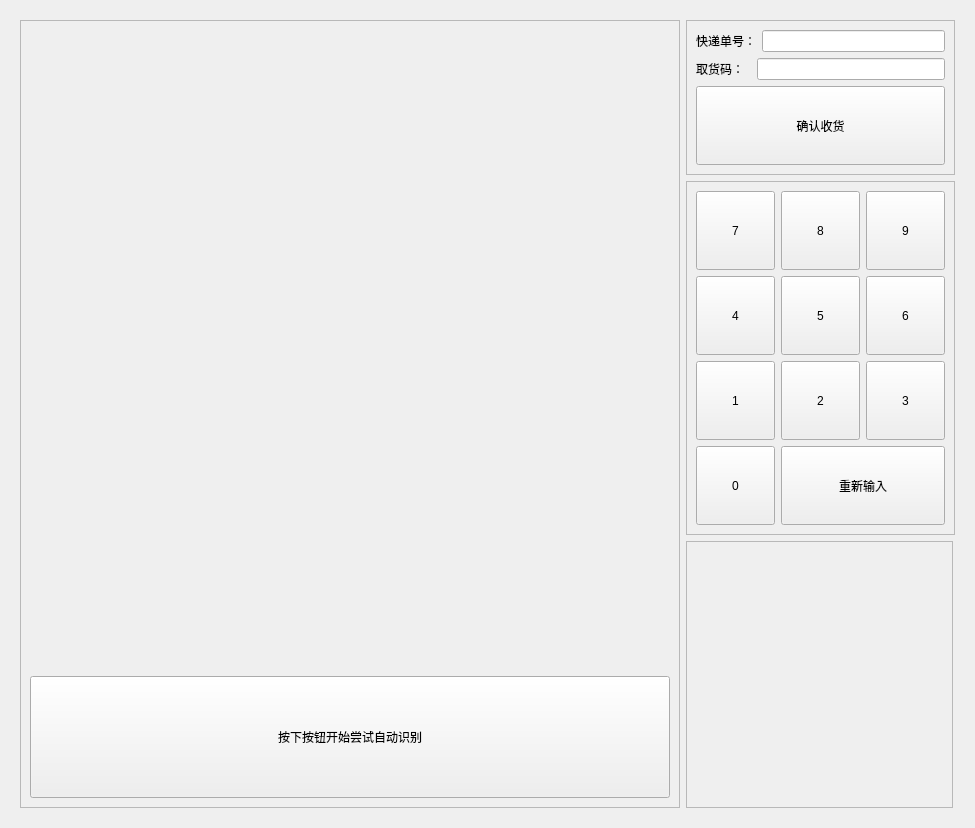
<?xml version="1.0" encoding="UTF-8"?>
<ui version="4.0">
 <class>PickUp_Dialog</class>
 <widget class="QDialog" name="PickUp_Dialog">
  <property name="geometry">
   <rect>
    <x>0</x>
    <y>0</y>
    <width>975</width>
    <height>793</height>
   </rect>
  </property>
  <property name="windowTitle">
   <string>Dialog</string>
  </property>
  <layout class="QFormLayout" name="formLayout">
   <property name="formAlignment">
    <set>Qt::AlignCenter</set>
   </property>
   <property name="leftMargin">
    <number>20</number>
   </property>
   <property name="topMargin">
    <number>20</number>
   </property>
   <property name="rightMargin">
    <number>20</number>
   </property>
   <property name="bottomMargin">
    <number>20</number>
   </property>
   <item row="0" column="0">
    <widget class="QFrame" name="note_Frame">
     <property name="frameShape">
      <enum>QFrame::StyledPanel</enum>
     </property>
     <property name="frameShadow">
      <enum>QFrame::Plain</enum>
     </property>
     <layout class="QVBoxLayout" name="verticalLayout">
      <item>
       <widget class="QLabel" name="instruction_img_label">
        <property name="enabled">
         <bool>true</bool>
        </property>
        <property name="minimumSize">
         <size>
          <width>640</width>
          <height>640</height>
         </size>
        </property>
        <property name="maximumSize">
         <size>
          <width>640</width>
          <height>640</height>
         </size>
        </property>
        <property name="tabletTracking">
         <bool>false</bool>
        </property>
        <property name="text">
         <string/>
        </property>
        <property name="pixmap">
         <pixmap>Resource/instruction.png</pixmap>
        </property>
        <property name="scaledContents">
         <bool>true</bool>
        </property>
        <property name="alignment">
         <set>Qt::AlignCenter</set>
        </property>
       </widget>
      </item>
      <item>
       <widget class="QPushButton" name="start_scan_button">
        <property name="enabled">
         <bool>true</bool>
        </property>
        <property name="sizePolicy">
         <sizepolicy hsizetype="Maximum" vsizetype="Maximum">
          <horstretch>0</horstretch>
          <verstretch>0</verstretch>
         </sizepolicy>
        </property>
        <property name="minimumSize">
         <size>
          <width>0</width>
          <height>79</height>
         </size>
        </property>
        <property name="maximumSize">
         <size>
          <width>500000</width>
          <height>500000</height>
         </size>
        </property>
        <property name="tabletTracking">
         <bool>false</bool>
        </property>
        <property name="focusPolicy">
         <enum>Qt::NoFocus</enum>
        </property>
        <property name="layoutDirection">
         <enum>Qt::LeftToRight</enum>
        </property>
        <property name="text">
         <string>按下按钮开始尝试自动识别</string>
        </property>
       </widget>
      </item>
     </layout>
    </widget>
   </item>
   <item row="0" column="1">
    <layout class="QVBoxLayout" name="function_Layout">
     <item>
      <widget class="QFrame" name="pick_up_Zone">
       <property name="frameShape">
        <enum>QFrame::StyledPanel</enum>
       </property>
       <layout class="QVBoxLayout" name="verticalLayout_2">
        <item>
         <layout class="QHBoxLayout" name="trackingNumber_Layout">
          <item>
           <widget class="QLabel" name="trackingNumber_label">
            <property name="text">
             <string>快递单号：</string>
            </property>
           </widget>
          </item>
          <item>
           <widget class="QLineEdit" name="trackingNumber_lineEdit"/>
          </item>
         </layout>
        </item>
        <item>
         <layout class="QHBoxLayout" name="pickUpCode_Layout">
          <item>
           <widget class="QLabel" name="pickUpCode_label">
            <property name="text">
             <string>取货码：  </string>
            </property>
           </widget>
          </item>
          <item>
           <widget class="QLineEdit" name="pickUpCode_lineEdit"/>
          </item>
         </layout>
        </item>
        <item>
         <widget class="QPushButton" name="done_pushButton">
          <property name="minimumSize">
           <size>
            <width>0</width>
            <height>79</height>
           </size>
          </property>
          <property name="focusPolicy">
           <enum>Qt::NoFocus</enum>
          </property>
          <property name="text">
           <string>确认收货</string>
          </property>
         </widget>
        </item>
       </layout>
      </widget>
     </item>
     <item>
      <widget class="QFrame" name="Keypad_Layout">
       <property name="frameShape">
        <enum>QFrame::StyledPanel</enum>
       </property>
       <layout class="QGridLayout" name="gridLayout">
        <item row="1" column="0">
         <widget class="QPushButton" name="number4_pushButton">
          <property name="minimumSize">
           <size>
            <width>79</width>
            <height>79</height>
           </size>
          </property>
          <property name="maximumSize">
           <size>
            <width>79</width>
            <height>79</height>
           </size>
          </property>
          <property name="focusPolicy">
           <enum>Qt::NoFocus</enum>
          </property>
          <property name="text">
           <string>4</string>
          </property>
         </widget>
        </item>
        <item row="0" column="2">
         <widget class="QPushButton" name="number9_pushButton">
          <property name="minimumSize">
           <size>
            <width>79</width>
            <height>79</height>
           </size>
          </property>
          <property name="maximumSize">
           <size>
            <width>79</width>
            <height>79</height>
           </size>
          </property>
          <property name="focusPolicy">
           <enum>Qt::NoFocus</enum>
          </property>
          <property name="text">
           <string>9</string>
          </property>
         </widget>
        </item>
        <item row="2" column="2">
         <widget class="QPushButton" name="number3_pushButton">
          <property name="minimumSize">
           <size>
            <width>79</width>
            <height>79</height>
           </size>
          </property>
          <property name="maximumSize">
           <size>
            <width>79</width>
            <height>79</height>
           </size>
          </property>
          <property name="focusPolicy">
           <enum>Qt::NoFocus</enum>
          </property>
          <property name="text">
           <string>3</string>
          </property>
         </widget>
        </item>
        <item row="2" column="0">
         <widget class="QPushButton" name="number1_pushButton">
          <property name="minimumSize">
           <size>
            <width>79</width>
            <height>79</height>
           </size>
          </property>
          <property name="maximumSize">
           <size>
            <width>79</width>
            <height>79</height>
           </size>
          </property>
          <property name="focusPolicy">
           <enum>Qt::NoFocus</enum>
          </property>
          <property name="text">
           <string>1</string>
          </property>
         </widget>
        </item>
        <item row="1" column="2">
         <widget class="QPushButton" name="number6_pushButton">
          <property name="minimumSize">
           <size>
            <width>79</width>
            <height>79</height>
           </size>
          </property>
          <property name="maximumSize">
           <size>
            <width>79</width>
            <height>79</height>
           </size>
          </property>
          <property name="focusPolicy">
           <enum>Qt::NoFocus</enum>
          </property>
          <property name="text">
           <string>6</string>
          </property>
         </widget>
        </item>
        <item row="0" column="1">
         <widget class="QPushButton" name="number8_pushButton">
          <property name="minimumSize">
           <size>
            <width>79</width>
            <height>79</height>
           </size>
          </property>
          <property name="maximumSize">
           <size>
            <width>79</width>
            <height>79</height>
           </size>
          </property>
          <property name="focusPolicy">
           <enum>Qt::NoFocus</enum>
          </property>
          <property name="text">
           <string>8</string>
          </property>
         </widget>
        </item>
        <item row="0" column="0">
         <widget class="QPushButton" name="number7_pushButton">
          <property name="sizePolicy">
           <sizepolicy hsizetype="Fixed" vsizetype="Fixed">
            <horstretch>0</horstretch>
            <verstretch>0</verstretch>
           </sizepolicy>
          </property>
          <property name="minimumSize">
           <size>
            <width>79</width>
            <height>79</height>
           </size>
          </property>
          <property name="maximumSize">
           <size>
            <width>79</width>
            <height>79</height>
           </size>
          </property>
          <property name="focusPolicy">
           <enum>Qt::NoFocus</enum>
          </property>
          <property name="text">
           <string>7</string>
          </property>
         </widget>
        </item>
        <item row="1" column="1">
         <widget class="QPushButton" name="number5_pushButton">
          <property name="minimumSize">
           <size>
            <width>79</width>
            <height>79</height>
           </size>
          </property>
          <property name="maximumSize">
           <size>
            <width>79</width>
            <height>79</height>
           </size>
          </property>
          <property name="focusPolicy">
           <enum>Qt::NoFocus</enum>
          </property>
          <property name="text">
           <string>5</string>
          </property>
         </widget>
        </item>
        <item row="2" column="1">
         <widget class="QPushButton" name="number2_pushButton">
          <property name="minimumSize">
           <size>
            <width>79</width>
            <height>79</height>
           </size>
          </property>
          <property name="maximumSize">
           <size>
            <width>79</width>
            <height>79</height>
           </size>
          </property>
          <property name="focusPolicy">
           <enum>Qt::NoFocus</enum>
          </property>
          <property name="text">
           <string>2</string>
          </property>
         </widget>
        </item>
        <item row="3" column="1" colspan="2">
         <widget class="QPushButton" name="reEnter_pushButton">
          <property name="minimumSize">
           <size>
            <width>0</width>
            <height>79</height>
           </size>
          </property>
          <property name="focusPolicy">
           <enum>Qt::NoFocus</enum>
          </property>
          <property name="text">
           <string>重新输入</string>
          </property>
         </widget>
        </item>
        <item row="3" column="0">
         <widget class="QPushButton" name="number0_pushButton">
          <property name="minimumSize">
           <size>
            <width>79</width>
            <height>79</height>
           </size>
          </property>
          <property name="focusPolicy">
           <enum>Qt::NoFocus</enum>
          </property>
          <property name="text">
           <string>0</string>
          </property>
         </widget>
        </item>
       </layout>
      </widget>
     </item>
     <item>
      <widget class="QLabel" name="camera_show_label">
       <property name="sizePolicy">
        <sizepolicy hsizetype="Fixed" vsizetype="Fixed">
         <horstretch>0</horstretch>
         <verstretch>0</verstretch>
        </sizepolicy>
       </property>
       <property name="minimumSize">
        <size>
         <width>267</width>
         <height>267</height>
        </size>
       </property>
       <property name="frameShape">
        <enum>QFrame::StyledPanel</enum>
       </property>
       <property name="text">
        <string/>
       </property>
       <property name="pixmap">
        <pixmap>Resource/scan_code.png</pixmap>
       </property>
       <property name="scaledContents">
        <bool>true</bool>
       </property>
       <property name="alignment">
        <set>Qt::AlignCenter</set>
       </property>
      </widget>
     </item>
    </layout>
   </item>
  </layout>
 </widget>
 <resources/>
 <connections/>
</ui>
